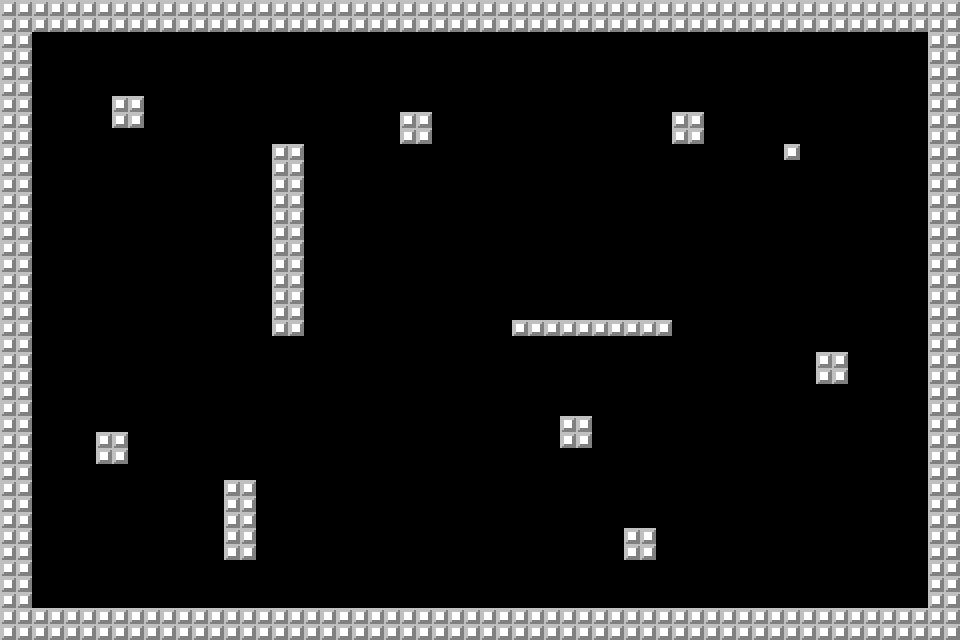

The image is a tile-based game level rendered from a .tmx file. Its description and source (layers, tilesets, objects; grid data summarised) follow:
An orthogonal 60x40 tile map with 16x16 px tiles, 1 tile layer (Tile Layer 1), 2 tilesets and 87 objects.

<map version="1.0" orientation="orthogonal" renderorder="right-down" width="60" height="40" tilewidth="16" tileheight="16" nextobjectid="143">
 <tileset firstgid="1" name="wall_steel" tilewidth="16" tileheight="16" tilecount="1" columns="1">
  <image source="../images/wall_steel.png" width="16" height="16" />
 </tileset>
 <tileset firstgid="2" name="wall_brick" tilewidth="16" tileheight="16" tilecount="1" columns="1">
  <image source="../images/wall_brick.png" width="16" height="16" />
 </tileset>
 <layer name="Tile Layer 1" width="60" height="40">
  <data>[2400 cells, 457 non-empty, 1 distinct tile ids]</data>
 </layer>
 <objectgroup name="Object Layer 1">
  <object id="36" gid="2" x="400" y="272" width="16" height="16" />
  <object id="37" gid="2" x="416" y="272" width="16" height="16" />
  <object id="38" gid="2" x="400" y="288" width="16" height="16" />
  <object id="39" gid="2" x="416" y="288" width="16" height="16" />
  <object id="40" gid="2" x="400" y="304" width="16" height="16" />
  <object id="42" gid="2" x="416" y="304" width="16" height="16" />
  <object id="43" gid="2" x="432" y="272" width="16" height="16" />
  <object id="44" gid="2" x="448" y="272" width="16" height="16" />
  <object id="45" gid="2" x="432" y="288" width="16" height="16" />
  <object id="47" gid="2" x="448" y="288" width="16" height="16" />
  <object id="48" gid="2" x="432" y="304" width="16" height="16" />
  <object id="49" gid="2" x="448" y="304" width="16" height="16" />
  <object id="50" gid="2" x="432" y="128" width="16" height="16" />
  <object id="53" gid="2" x="448" y="128" width="16" height="16" />
  <object id="54" gid="2" x="432" y="144" width="16" height="16" />
  <object id="56" gid="2" x="448" y="144" width="16" height="16" />
  <object id="57" gid="2" x="512" y="320" width="16" height="16" />
  <object id="58" gid="2" x="528" y="320" width="16" height="16" />
  <object id="59" gid="2" x="544" y="320" width="16" height="16" />
  <object id="60" gid="2" x="560" y="320" width="16" height="16" />
  <object id="61" gid="2" x="576" y="320" width="16" height="16" />
  <object id="62" gid="2" x="592" y="320" width="16" height="16" />
  <object id="63" gid="2" x="608" y="320" width="16" height="16" />
  <object id="64" gid="2" x="624" y="320" width="16" height="16" />
  <object id="65" gid="2" x="640" y="320" width="16" height="16" />
  <object id="66" gid="2" x="656" y="320" width="16" height="16" />
  <object id="67" gid="2" x="512" y="304" width="16" height="16" />
  <object id="70" gid="2" x="528" y="304" width="16" height="16" />
  <object id="71" gid="2" x="544" y="304" width="16" height="16" />
  <object id="72" gid="2" x="560" y="304" width="16" height="16" />
  <object id="73" gid="2" x="576" y="304" width="16" height="16" />
  <object id="74" gid="2" x="592" y="304" width="16" height="16" />
  <object id="75" gid="2" x="608" y="304" width="16" height="16" />
  <object id="76" gid="2" x="624" y="304" width="16" height="16" />
  <object id="77" gid="2" x="640" y="304" width="16" height="16" />
  <object id="78" gid="2" x="656" y="304" width="16" height="16" />
  <object id="79" gid="2" x="544" y="432" width="16" height="16" />
  <object id="80" gid="2" x="528" y="432" width="16" height="16" />
  <object id="81" gid="2" x="528" y="448" width="16" height="16" />
  <object id="82" gid="2" x="544" y="448" width="16" height="16" />
  <object id="84" gid="2" x="320" y="432" width="16" height="16" />
  <object id="85" gid="2" x="336" y="432" width="16" height="16" />
  <object id="87" gid="2" x="320" y="448" width="16" height="16" />
  <object id="88" gid="2" x="336" y="448" width="16" height="16" />
  <object id="89" gid="2" x="352" y="448" width="16" height="16" />
  <object id="90" gid="2" x="352" y="432" width="16" height="16" />
  <object id="91" gid="2" x="368" y="432" width="16" height="16" />
  <object id="93" gid="2" x="368" y="448" width="16" height="16" />
  <object id="95" gid="2" x="336" y="544" width="16" height="16" />
  <object id="96" gid="2" x="352" y="544" width="16" height="16" />
  <object id="97" gid="2" x="368" y="544" width="16" height="16" />
  <object id="100" gid="2" x="384" y="544" width="16" height="16" />
  <object id="101" gid="2" x="400" y="544" width="16" height="16" />
  <object id="102" gid="2" x="400" y="560" width="16" height="16" />
  <object id="103" gid="2" x="384" y="560" width="16" height="16" />
  <object id="104" gid="2" x="368" y="560" width="16" height="16" />
  <object id="105" gid="2" x="352" y="560" width="16" height="16" />
  <object id="107" gid="2" x="336" y="560" width="16" height="16" />
  <object id="108" gid="2" x="144" y="288" width="16" height="16" />
  <object id="109" gid="2" x="160" y="288" width="16" height="16" />
  <object id="110" gid="2" x="144" y="304" width="16" height="16" />
  <object id="111" gid="2" x="160" y="304" width="16" height="16" />
  <object id="113" gid="2" x="144" y="320" width="16" height="16" />
  <object id="114" gid="2" x="160" y="320" width="16" height="16" />
  <object id="115" gid="2" x="144" y="336" width="16" height="16" />
  <object id="117" gid="2" x="160" y="336" width="16" height="16" />
  <object id="119" gid="2" x="720" y="192" width="16" height="16" />
  <object id="120" gid="2" x="736" y="192" width="16" height="16" />
  <object id="121" gid="2" x="736" y="208" width="16" height="16" />
  <object id="123" gid="2" x="720" y="208" width="16" height="16" />
  <object id="125" gid="2" x="576" y="144" width="16" height="16" />
  <object id="126" gid="2" x="592" y="144" width="16" height="16" />
  <object id="127" gid="2" x="592" y="160" width="16" height="16" />
  <object id="128" gid="2" x="576" y="160" width="16" height="16" />
  <object id="129" gid="2" x="528" y="208" width="16" height="16" />
  <object id="130" gid="2" x="544" y="208" width="16" height="16" />
  <object id="131" gid="2" x="544" y="224" width="16" height="16" />
  <object id="132" gid="2" x="528" y="224" width="16" height="16" />
  <object id="133" gid="2" x="752" y="272" width="16" height="16" />
  <object id="134" gid="2" x="768" y="272" width="16" height="16" />
  <object id="135" gid="2" x="768" y="288" width="16" height="16" />
  <object id="137" gid="2" x="752" y="288" width="16" height="16" />
  <object id="138" gid="2" x="752" y="464" width="16" height="16" />
  <object id="139" gid="2" x="736" y="464" width="16" height="16" />
  <object id="140" gid="2" x="736" y="480" width="16" height="16" />
  <object id="141" gid="2" x="752" y="480" width="16" height="16" />
  <object id="142" gid="2" x="636" y="428" width="16" height="16" />
 </objectgroup>
</map>
